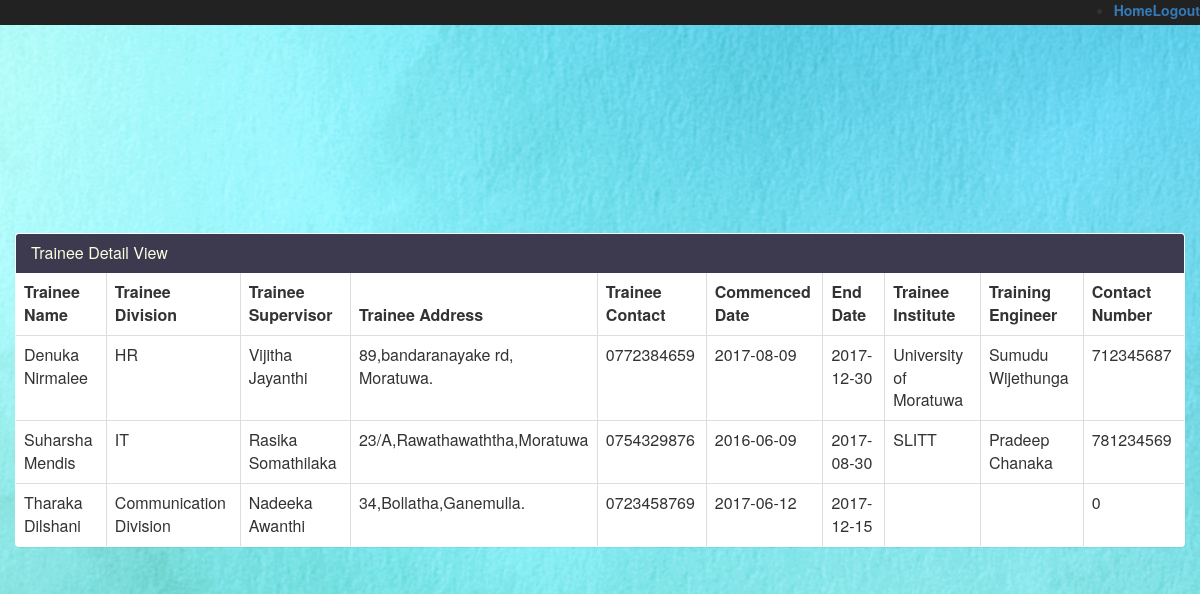
/index.php/main/view_tr_by_admin, run on the app's committed database.
### tables this page shows
CREATE TABLE IF NOT EXISTS `trainee_det` (
  `trid` int(10) NOT NULL AUTO_INCREMENT,
  `trusername` varchar(20) NOT NULL,
  `trname` varchar(255) NOT NULL,
  `trdivision` varchar(100) NOT NULL,
  `trsupervisor` varchar(255) NOT NULL,
  `trstart` date NOT NULL,
  `trend` date NOT NULL,
  `traddress` varchar(255) NOT NULL,
  `trcontact` varchar(10) NOT NULL,
  `insname` varchar(255) NOT NULL,
  `insaddrs` varchar(255) NOT NULL,
  `instecheng` varchar(255) NOT NULL,
  `contactnmbr` int(10) NOT NULL,
  PRIMARY KEY (`trid`)
);

### application/controllers/main.php (called while the page is built, shortened)
<?php
    class Main extends CI_Controller
    {
    public function view_tr_by_admin(){
        $this -> load-> model("main_model");
        $data["view_all_tr"]=$this->main_model->view_all_tr();
        $this-> load -> view("viewtrbyadmin",$data);
    }
}
?>

### index.php (called while the page is built, shortened)
<?php
require_once BASEPATH.'core/CodeIgniter.php';

### application/models/main_model.php (called while the page is built, shortened)
<?php
class Main_model extends CI_Model{
    function view_all_tr(){
        $query = $this->db->get("trainee_det");
        return $query;
    }
}
?>

### application/views/viewtrbyadmin.php (the view, shortened to what this page needs)
<html>
<head>
    <link rel="stylesheet" type="text/css" href="<?php echo base_url();?>css/style.css">
    <link rel="stylesheet" type="text/css" href="<?php echo base_url();?>css/bootstrap.min.css">
</head>
    <body>
    <div class="nav  navbar-inverse navbar-fixed-top ">
        <ul>
            <li class="pull-right">
                <?php  echo '<label><a href="'.base_url().'main/logout">Logout</a></label>';  ?>
            </li>
            <li class="pull-right">
                <?php  echo '<label><a href="'.base_url().'main/adminview">Home</a></label>';  ?>
            </li>
        </ul>
    </div>
    <div class="container">
        <div class="row">
                <div class="panel">
                    <div class="panel-heading">
                        <h3 class="panel-title">Trainee Detail View</h3>
                    </div>
                    <table class="table table-hover table-bordered" id="dev-table">
                        <thead>
                        <tr>
                            <th>Trainee Name</th>
                            <th>Trainee Division</th>
                            <th>Trainee Supervisor</th>
                            <th>Trainee Address</th>
                            <th>Trainee Contact</th>
                            <th>Commenced Date </th>
                            <th>End Date</th>
                            <th>Trainee Institute</th>
                            <th>Training Engineer</th>
                            <th>Contact Number</th>
                        </tr>
                        </thead>
                        <tbody>
                        <?php
                        if($view_all_tr->num_rows()>0)
                        {
                            foreach ($view_all_tr->result()as $row)
                            {
                                ?>
                                <tr>
                                    <td><?php echo $row->trname?></td>
                                    <td> <?php echo $row->trdivision?></td>
                                    <td><?php echo $row->trsupervisor?></td>
                                    <td><?php echo $row->traddress?></td>
                                    <td><?php echo $row->trcontact?></td>
                                    <td><?php echo $row->trstart?></td>
                                    <td><?php echo $row->trend?></td>
                                    <td><?php echo $row->insname?></td>
                                    <td><?php echo $row->instecheng?></td>
                                    <td><?php echo $row->contactnmbr?></td>
                                </tr>
                                <?php
                            }
                        }
                        else
                        {
                            ?>
                            <tr>
                                <td colspan="3"> No Data Found</td>
                            </tr>
                            <?php
                        }
                        ?>
                        </tbody>
                    </table>
                </div>
        </div>
    </div>
    </body>
</html>

### css/style.css (style rules this page uses)
html, body { border: 0; padding: 0; margin: 0; height: 100%; }
body { background: rgba(17, 25, 75, 0.78); display: flex; justify-content: center; align-items: center; font-size: 16px; background-image: url("http://localhost/CodeIgniter_test/back.jpg"); }

### application/views/viewtrbyadmin.php (style rules this page uses)
.panel-heading { background-color: rgba(9, 4, 32, 0.79); color: #faffe1; }

### data on the page
trainee_det: trname "Denuka Nirmalee", trdivision "HR", trsupervisor "Vijitha Jayanthi", traddress "89,bandaranayake rd, Moratuwa.", trcontact "0772384659", trstart "2017-08-09", trend "2017-12-30", insname "University of Moratuwa", instecheng "Sumudu Wijethunga", contactnmbr "712345687"
trainee_det: trname "Suharsha Mendis", trdivision "IT", trsupervisor "Rasika Somathilaka", traddress "23/A,Rawathawaththa,Moratuwa", trcontact "0754329876", trstart "2016-06-09", trend "2017-08-30", insname "SLITT", instecheng "Pradeep Chanaka", contactnmbr "781234569"
trainee_det: trname "Tharaka Dilshani", trdivision "Communication Division", trsupervisor "Nadeeka Awanthi", traddress "34,Bollatha,Ganemulla.", trcontact "0723458769", trstart "2017-06-12", trend "2017-12-15", contactnmbr "0"
